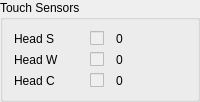
     <widget class="QGroupBox" name="groupBox_5">
      <property name="font">
       <font>
        <pointsize>9</pointsize>
       </font>
      </property>
      <property name="title">
       <string>Touch Sensors</string>
      </property>
      <layout class="QGridLayout" name="gridLayout_5">
       <item row="3" column="0">
        <widget class="QLabel" name="label_19">
         <property name="font">
          <font>
           <pointsize>9</pointsize>
          </font>
         </property>
         <property name="text">
          <string>Head S</string>
         </property>
        </widget>
       </item>
       <item row="3" column="1">
        <widget class="QCheckBox" name="touch_head_s">
         <property name="enabled">
          <bool>false</bool>
         </property>
         <property name="maximumSize">
          <size>
           <width>20</width>
           <height>16777215</height>
          </size>
         </property>
         <property name="font">
          <font>
           <pointsize>9</pointsize>
          </font>
         </property>
         <property name="text">
          <string/>
         </property>
        </widget>
       </item>
       <item row="3" column="2">
        <widget class="QLabel" name="touch_head_s_value">
         <property name="font">
          <font>
           <pointsize>9</pointsize>
          </font>
         </property>
         <property name="text">
          <string>0</string>
         </property>
        </widget>
       </item>
       <item row="4" column="0">
        <widget class="QLabel" name="label_21">
         <property name="font">
          <font>
           <pointsize>9</pointsize>
          </font>
         </property>
         <property name="text">
          <string>Head W</string>
         </property>
        </widget>
       </item>
       <item row="4" column="1">
        <widget class="QCheckBox" name="touch_head_w">
         <property name="enabled">
          <bool>false</bool>
         </property>
         <property name="maximumSize">
          <size>
           <width>20</width>
           <height>16777215</height>
          </size>
         </property>
         <property name="font">
          <font>
           <pointsize>9</pointsize>
          </font>
         </property>
         <property name="text">
          <string/>
         </property>
        </widget>
       </item>
       <item row="4" column="2">
        <widget class="QLabel" name="touch_head_w_value">
         <property name="font">
          <font>
           <pointsize>9</pointsize>
          </font>
         </property>
         <property name="text">
          <string>0</string>
         </property>
        </widget>
       </item>
       <item row="5" column="0">
        <widget class="QLabel" name="label_22">
         <property name="font">
          <font>
           <pointsize>9</pointsize>
          </font>
         </property>
         <property name="text">
          <string>Head C</string>
         </property>
        </widget>
       </item>
       <item row="5" column="1">
        <widget class="QCheckBox" name="touch_head_c">
         <property name="enabled">
          <bool>false</bool>
         </property>
         <property name="maximumSize">
          <size>
           <width>20</width>
           <height>16777215</height>
          </size>
         </property>
         <property name="font">
          <font>
           <pointsize>9</pointsize>
          </font>
         </property>
         <property name="text">
          <string/>
         </property>
        </widget>
       </item>
       <item row="5" column="2">
        <widget class="QLabel" name="touch_head_c_value">
         <property name="font">
          <font>
           <pointsize>9</pointsize>
          </font>
         </property>
         <property name="text">
          <string>0</string>
         </property>
        </widget>
       </item>
      </layout>
     </widget>
